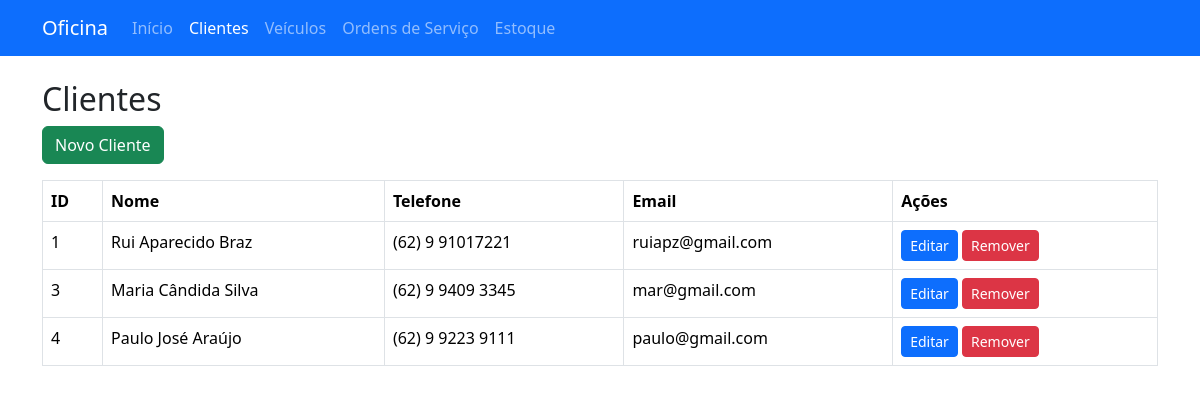
Screenshot of /clientes with the database file from the repository.
### models.py (models this page shows)
class Cliente(db.Model):
    __tablename__ = "cliente"
    id = db.Column(db.Integer, primary_key=True)
    nome = db.Column(db.String(100), nullable=False)
    telefone = db.Column(db.String(30), nullable=False)
    email = db.Column(db.String(100))
    veiculos = db.relationship('Veiculo', backref='cliente', lazy=True)

### app.py (the view)
@app.route('/clientes')
def clientes():
    lista = Cliente.query.all()
    return render_template('clientes.html', clientes=lista)

### templates/clientes.html
{% extends 'base.html' %}
{% block conteudo %}
<h2>Clientes</h2>
<a href="{{ url_for('cliente_novo') }}" class="btn btn-success mb-3">Novo Cliente</a>
<table class="table table-bordered">
    <thead>
        <tr>
            <th>ID</th>
            <th>Nome</th>
            <th>Telefone</th>
            <th>Email</th>
            <th>Ações</th>
        </tr>
    </thead>
    <tbody>
    {% for cliente in clientes %}
        <tr>
            <td>{{ cliente.id }}</td>
            <td>{{ cliente.nome }}</td>
            <td>{{ cliente.telefone }}</td>
            <td>{{ cliente.email }}</td>
            <td>
                <a href="{{ url_for('cliente_editar', id=cliente.id) }}" class="btn btn-primary btn-sm">Editar</a>
                <form action="{{ url_for('cliente_deletar', id=cliente.id) }}" method="POST" style="display:inline;" onsubmit="return confirm('Tem certeza?');">
                    <button class="btn btn-danger btn-sm" type="submit">Remover</button>
                </form>
            </td>
        </tr>
    {% endfor %}
    </tbody>
</table>
{% endblock %}

### rows the page displays
Cliente: id "1", nome "Rui Aparecido Braz", telefone "(62) 9 91017221", email "ruiapz@gmail.com"
Cliente: id "3", nome "Maria Cândida Silva", telefone "(62) 9 9409 3345", email "mar@gmail.com"
Cliente: id "4", nome "Paulo José Araújo", telefone "(62) 9 9223 9111", email "paulo@gmail.com"
